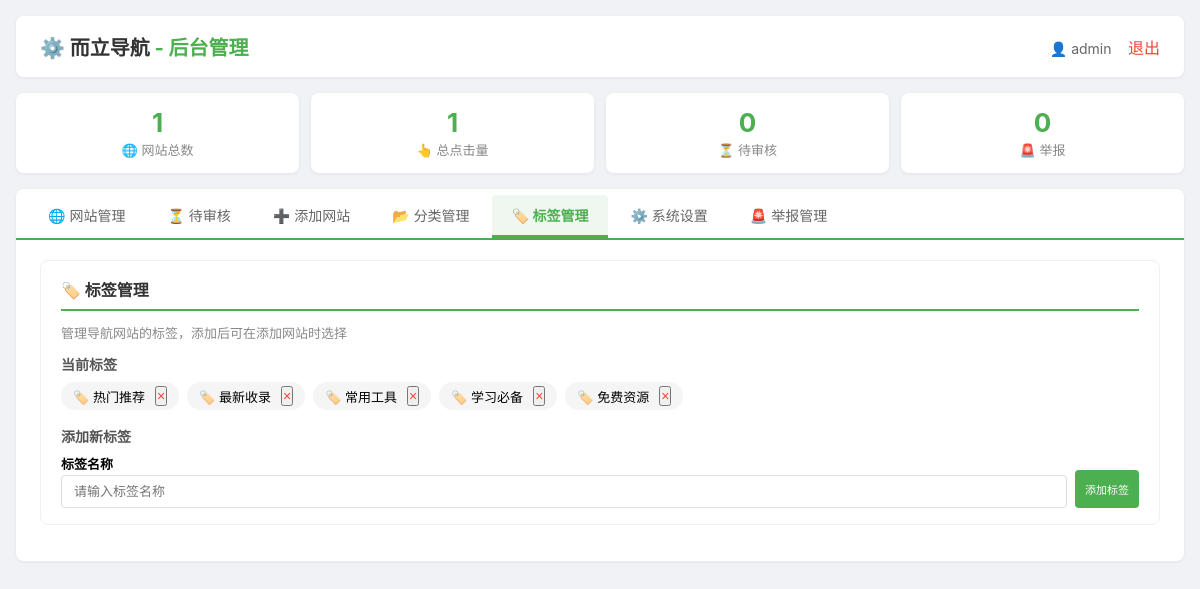
/admin.php?tab=tags (signed in), run on the app's committed database.
### tables this page shows
CREATE TABLE categories (
            id INTEGER PRIMARY KEY AUTOINCREMENT,
            type TEXT NOT NULL,
            name TEXT NOT NULL,
            icon TEXT,
            sort_order INTEGER DEFAULT 0,
            created_at DATETIME DEFAULT CURRENT_TIMESTAMP,
            updated_at DATETIME DEFAULT CURRENT_TIMESTAMP,
            UNIQUE(type, name)
        );

### config.php (called while the page is built, shortened)
<?php
function get_db() {
    global $_db_instance, $_db_initialized;
    if ($_db_instance === null) {
        try {
            $_db_instance = new PDO('sqlite:' . DB_FILE);
            $_db_instance->setAttribute(PDO::ATTR_ERRMODE, PDO::ERRMODE_EXCEPTION);
            $_db_instance->setAttribute(PDO::ATTR_DEFAULT_FETCH_MODE, PDO::FETCH_ASSOC);
        } catch (PDOException $e) {
            die("数据库连接失败: " . $e->getMessage());
        }
    }
    return $_db_instance;
}
function get_all_settings() {
    try {
        $db = get_db();
        $stmt = $db->query("SELECT * FROM settings");
        $settings = [];
        while ($row = $stmt->fetch(PDO::FETCH_ASSOC)) {
            $settings[$row['key']] = $row['value'];
        }
        return $settings;
    } catch (Exception $e) {
        return [];
    }
}

### functions.php (called while the page is built, shortened)
<?php
require_once 'config.php';
if (!function_exists('get_categories')) {
    function get_categories($type) {
        try {
            $db = get_db();
            $stmt = $db->prepare("SELECT * FROM categories WHERE type = ? ORDER BY sort_order ASC, name ASC");
            $stmt->execute([$type]);
            return $stmt->fetchAll(PDO::FETCH_ASSOC);
        } catch (Exception $e) {
            return [];
        }
    }
}
if (!function_exists('get_category_names')) {
    function get_category_names($type) {
        $items = get_categories($type);
        return array_column($items, 'name');
    }
}
if (!function_exists('get_nav_tags')) {
    function get_nav_tags() {
        return get_category_names('nav_tag');
    }
}

### admin.php (the view, shortened to what this page needs)
<?php
require_once 'config.php';
require_once 'functions.php';
$db = get_db();
$settings = get_all_settings();
$total_sites = $db->query("SELECT COUNT(*) FROM files")->fetchColumn();
$total_clicks = $db->query("SELECT SUM(clicks) FROM files")->fetchColumn() ?: 0;
$pending_count = $db->query("SELECT COUNT(*) FROM files WHERE status = 'pending'")->fetchColumn();
$total_reports = $db->query("SELECT COUNT(*) FROM reports WHERE status = 'pending'")->fetchColumn();
$nav_tags = get_nav_tags();
$tags = $db->query("SELECT * FROM categories WHERE type = 'nav_tag' ORDER BY sort_order ASC")->fetchAll(PDO::FETCH_ASSOC);
$current_tab = isset($_GET['tab']) ? $_GET['tab'] : 'sites';
?>
<!DOCTYPE html>
<html lang="zh-CN">
<head>
</head>
<body>
    <div class="container">
        <div class="header">
            <div class="logo">⚙️ <span><?php echo htmlspecialchars($settings['site_name'] ?? '而立导航'); ?></span> - 后台管理</div>
            <div>
                <span class="user-info">👤 <?php echo htmlspecialchars($_SESSION['admin_username'] ?? '管理员'); ?></span>
                <a href="?logout=1" class="logout">退出</a>
            </div>
        </div>
        <div class="stats">
            <div class="stat"><div class="num"><?php echo $total_sites; ?></div><div class="label">🌐 网站总数</div></div>
            <div class="stat"><div class="num"><?php echo $total_clicks; ?></div><div class="label">👆 总点击量</div></div>
            <div class="stat"><div class="num <?php echo $pending_count > 0 ? 'warning' : ''; ?>"><?php echo $pending_count; ?></div><div class="label">⏳ 待审核</div></div>
            <div class="stat"><div class="num <?php echo $total_reports > 0 ? 'danger' : ''; ?>"><?php echo $total_reports; ?></div><div class="label">🚨 举报</div></div>
        </div>
        <div class="tabs">
            <a href="?tab=sites" class="<?php echo $current_tab == 'sites' ? 'active' : ''; ?>">🌐 网站管理</a>
            <a href="?tab=pending" class="<?php echo $current_tab == 'pending' ? 'active' : ''; ?>">⏳ 待审核 <?php if($pending_count > 0): ?><span class="badge"><?php echo $pending_count; ?></span><?php endif; ?></a>
            <a href="?tab=add" class="<?php echo $current_tab == 'add' ? 'active' : ''; ?>">➕ 添加网站</a>
            <a href="?tab=categories" class="<?php echo $current_tab == 'categories' ? 'active' : ''; ?>">📂 分类管理</a>
            <a href="?tab=tags" class="<?php echo $current_tab == 'tags' ? 'active' : ''; ?>">🏷️ 标签管理</a>
            <a href="?tab=settings" class="<?php echo $current_tab == 'settings' ? 'active' : ''; ?>">⚙️ 系统设置</a>
            <a href="?tab=reports" class="<?php echo $current_tab == 'reports' ? 'active' : ''; ?>">🚨 举报管理 <?php if($total_reports > 0): ?><span class="badge"><?php echo $total_reports; ?></span><?php endif; ?></a>
        </div>
        <div class="tab-content <?php echo $current_tab == 'tags' ? 'active' : ''; ?>" id="tab-tags">
            <div class="card">
                <h3>🏷️ 标签管理</h3>
                <p style="color:#888;font-size:13px;margin-bottom:12px;">管理导航网站的标签，添加后可在添加网站时选择</p>
                <h4>当前标签</h4>
                <div class="cat-list">
                    <?php foreach ($tags as $tag): ?>
                        <span class="cat-item">
                            🏷️ <?php echo htmlspecialchars($tag['name']); ?>
                            <form method="post" style="display:inline;margin:0;">
                                <button type="submit" class="del" onclick="return confirm('确定删除该标签吗？')">×</button>
                            </form>
                        </span>
                    <?php endforeach; ?>
                </div>
                <h4 style="margin-top:16px;">添加新标签</h4>
                <form method="post" style="display:flex;gap:8px;flex-wrap:wrap;align-items:flex-end;">
                    <div style="flex:1;min-width:200px;">
                        <label style="font-weight:600;font-size:13px;display:block;margin-bottom:2px;">标签名称</label>
                        <input type="text" name="tag_name" placeholder="请输入标签名称" required style="width:100%;padding:8px 12px;border:1px solid #ddd;border-radius:4px;font-size:13px;">
                    </div>
                    <button type="submit" class="btn btn-primary btn-sm" style="height:38px;">添加标签</button>
                </form>
            </div>
        </div>
    </div>
</body>
</html>

### admin.php (style rules this page uses)
* { margin: 0; padding: 0; box-sizing: border-box; }
body { font-family: -apple-system, BlinkMacSystemFont, "Segoe UI", Roboto, Arial, sans-serif; background: #f0f2f5; padding: 16px; }
.container { max-width: 1400px; margin: 0 auto; }
.header { background: #fff; padding: 16px 24px; border-radius: 8px; box-shadow: 0 1px 4px rgba(0,0,0,0.06); margin-bottom: 16px; display: flex; justify-content: space-between; align-items: center; flex-wrap: wrap; gap: 10px; }
.header .logo { font-size: 20px; font-weight: 700; color: #4CAF50; }
.header .logo span { color: #333; }
.header .user-info { color: #666; font-size: 14px; }
.header .logout { color: #f44336; text-decoration: none; margin-left: 12px; }
.stats { display: grid; grid-template-columns: repeat(auto-fit, minmax(140px, 1fr)); gap: 12px; margin-bottom: 16px; }
.stat { background: #fff; padding: 14px 18px; border-radius: 8px; box-shadow: 0 1px 4px rgba(0,0,0,0.06); text-align: center; }
.stat .num { font-size: 26px; font-weight: bold; color: #4CAF50; }
.stat .label { color: #888; font-size: 13px; margin-top: 2px; }
.tabs { display: flex; flex-wrap: wrap; gap: 2px; background: #fff; border-radius: 8px 8px 0 0; padding: 6px 12px 0; box-shadow: 0 1px 4px rgba(0,0,0,0.06); border-bottom: 2px solid #4CAF50; }
.tabs a { padding: 10px 20px; text-decoration: none; font-size: 14px; color: #666; border-bottom: 3px solid transparent; transition: 0.2s; border-radius: 4px 4px 0 0; }
.tabs a.active { color: #4CAF50; border-bottom-color: #4CAF50; font-weight: bold; background: #f0f7f0; }
.tab-content { display: none; background: #fff; padding: 20px 24px; border-radius: 0 0 8px 8px; box-shadow: 0 1px 4px rgba(0,0,0,0.06); }
.tab-content.active { display: block; }
.card { background: #fff; border-radius: 8px; padding: 16px 20px; margin-bottom: 16px; border: 1px solid #f0f0f0; }
.card h3 { font-size: 16px; color: #333; margin-bottom: 12px; border-bottom: 2px solid #4CAF50; padding-bottom: 8px; }
.card h4 { font-size: 14px; color: #555; margin: 12px 0 8px; }
.btn { padding: 8px 20px; border: none; border-radius: 4px; cursor: pointer; font-size: 14px; transition: 0.2s; display: inline-block; text-decoration: none; }
.btn-primary { background: #4CAF50; color: #fff; }
.btn-sm { padding: 3px 10px; font-size: 11px; }
.cat-list { display: flex; flex-wrap: wrap; gap: 8px; margin: 8px 0; }
.cat-item { display: inline-flex; align-items: center; gap: 6px; background: #f5f5f5; padding: 4px 12px; border-radius: 16px; font-size: 13px; }
.cat-item .del { color: #f44336; cursor: pointer; font-size: 14px; margin-left: 4px; }

### data on the page
categories: name "热门推荐"
categories: name "最新收录"
categories: name "常用工具"
categories: name "学习必备"
categories: name "免费资源"

### other printed values
$settings['site_name'] "而立导航"
$_SESSION['admin_username'] "admin"
$total_sites "1"
$total_clicks "1"
$pending_count "0"
$total_reports "0"
